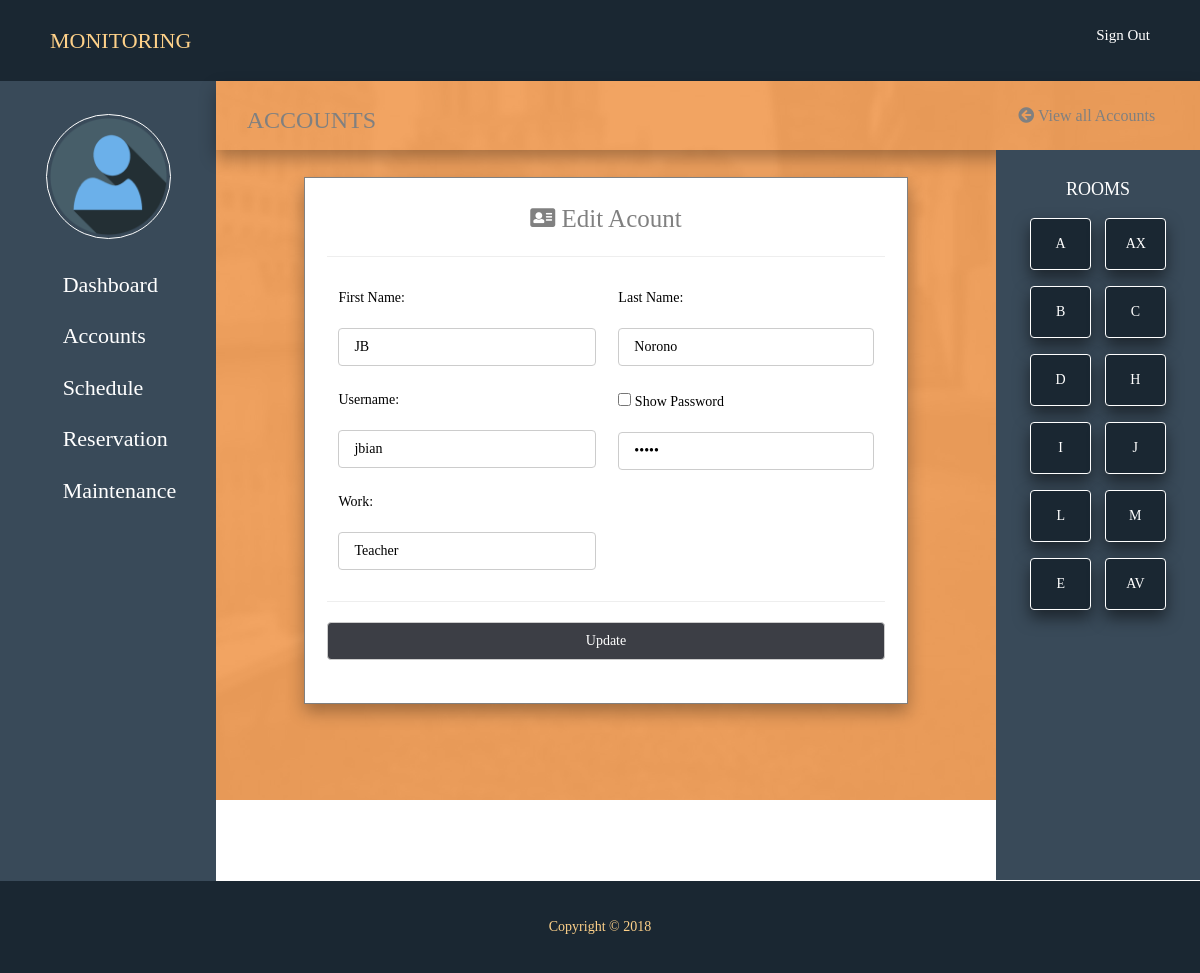
Screenshot of /edit_user.php?id=4 with the database file from the repository.
### tables this page shows
CREATE TABLE `users` (
  `user_id` int(5) NOT NULL,
  `firstname` varchar(100) NOT NULL,
  `lastname` varchar(100) NOT NULL,
  `username` varchar(100) NOT NULL,
  `password` varchar(100) NOT NULL,
  `stands` varchar(100) NOT NULL,
  `access_level` varchar(10) NOT NULL,
  `status` varchar(200) NOT NULL
);

### edit_user.php (the view, shortened to what this page needs)
<!DOCTYPE html>
<?php include'config.php'?>
<?php
$userID = $_GET['id'];
$res1 = "SELECT * FROM users WHERE `user_id` = '$userID'";
$result1 = mysqli_query($conn, $res1) or die(mysql_error());
      for($i=0; $i<$num_rows=mysqli_fetch_array($result1);$i++) {
	    		$fname=$num_rows["firstname"];
	    		$lname=$num_rows["lastname"];
	    		$uname=$num_rows["username"];
	    		$password=$num_rows["password"];
	    		$stands=$num_rows["stands"];
            }
?>
<html lang="en">
    <?php include'links.php';?>
	<body>
		<?php include'header.php';?>
		<?php include'side-bar-left.php';?>
		<div class="dashboard-title">
			<h3><i class="icon_id_alt"></i> ACCOUNTS
			<span style="font-size: 16px;"><a href="account.php"><i class="fa fa-arrow-circle-left" aria-hidden="true"></i> View all Accounts</a></span> </h3>
		</div>
		<div class="main-content">
			<div class="main-content-signup">
			<form action="<?PHP $_SERVER["PHP_SELF"]?>" method="post" >
				<center>
				<span style="font-size:25px;"><i class="fas fa-address-card"></i> Edit Acount</span></center>
				<hr>
				<table>
					<tr>
						<td class="signup">
							First Name:<br><br>
							<input type="text" id="user" name="fname" value="<?php echo $fname;?>" minlength="2" required autofocus>
						</td>
						<td class="signup">
							Last Name:<br><br>
							<input type="text" id="user" name="lname" value="<?php echo $lname;?>" minlength="2" required autofocus>
						</td>
					</tr>
					<tr>
						<td class="signup">
							Username:<br><br>
							<input type="text" id="user" name="username" value="<?php echo $uname;?>" minlength="5" required autofocus>
						</td>
						<td class="signup">
							<input type="checkbox" onclick="myFunction()"> Show Password<br><br>
							<input type="password" id="myInputs" name="password" value="<?php echo $password;?>" minlength="5" required>
						</td>
					</tr>
					<tr>
						<td class="signup">
							Work:<br><br>
							<input type="text" id="work" name="work" value="<?php echo $stands;?>" required autofocus>
					</td>
					</tr>
				</table>
				<hr>
				<input type="submit" class="btn" name="submit" value="Update"><br><br>
			</form>
			</div>
		</div>
			<?php include'side-bar-right.php';?>
			<?php include'footer.php';?>
		</body>
</html>

### style.css (style rules this page uses)
body { background-color: #e9e9e9; margin: 0; color: black; }
.dashboard-title { float: left; height: auto; width: 82%; padding: 0.5%; box-shadow: 0px 8px 16px 0px rgba(0,0,0,0.3); font-family: century gothic; color: grey; }
.dashboard-title a { text-decoration: none; float: right; margin-right: 4%; color: grey; }
.main-content { float: left; height: auto; width: 65%; padding: 1%; font-family: century gothic; color: grey; }
.main-content-signup { float: left; height: auto; width: 80%; padding: 3%; margin-top: 2%; margin-left: 10%; background-color: white; border: 1px solid grey; box-shadow: 0px 8px 16px 0px rgba(0,0,0,0.3); font-family: century gothic; color: grey; }
.main-content-signup input[type=text] { width: 100%; padding: 8px 15px; color: black; display: inline-block; font-family: century gothic; border: 1px solid #ccc; border-radius: 4px; background: rgb(255, 255, 255); background: rgba(255, 255, 255, 0.8); }
.main-content-signup input[type=password] { width: 100%; padding: 8px 15px; color: black; display: inline-block; font-family: century gothic; border: 1px solid #ccc; border-radius: 4px; background: rgb(255, 255, 255); background: rgba(255, 255, 255, 0.8); }
.main-content-signup input[type=submit] { width: 100%; background-color: #3c3e45; color: white; font-family: century gothic; padding:8px 15px; border: 1px solid #ccc ; border-radius: 4px; cursor: pointer; }
td.signup { width: 400px; padding: 2%; color: black; background-color: white; font-family: century gothic; text-align: left; }

### rows the page displays
users: fname "JB", lname "Norono", username "jbian", work "Teacher"
